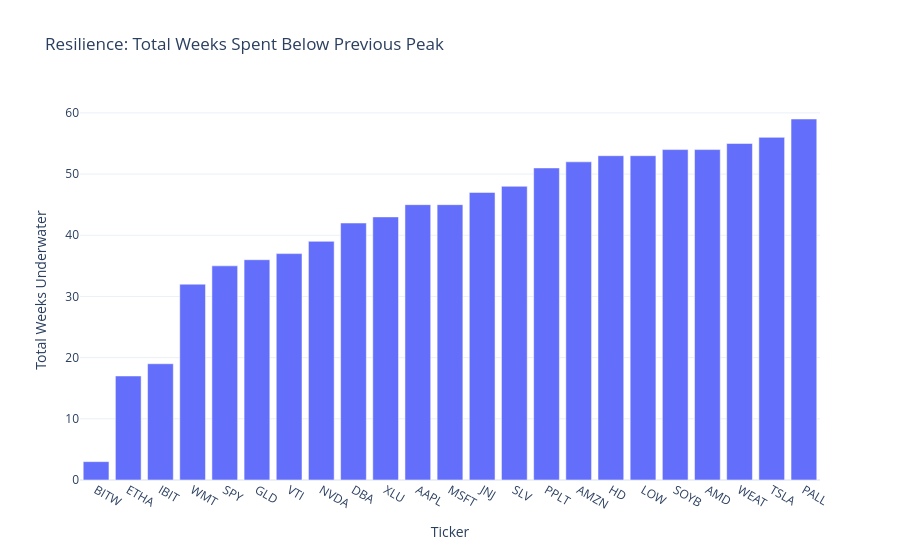

Notebook code for this chart:
### Code cell
calculate_resilience_recovery(combined_data)

### Figure 1 — Plotly figure (JSON) as saved in the notebook; plotly's stock layout.template omitted (floating-point values rounded to 4 significant figures)
{"data": [{"hovertemplate": "Ticker=%{x}<br>Total Weeks Underwater=%{y}<extra></extra>", "legendgroup": "", "marker": {"color": "#636efa", "pattern": {"shape": ""}}, "name": "", "orientation": "v", "showlegend": false, "textposition": "auto", "type": "bar", "x": ["BITW", "ETHA", "IBIT", "WMT", "SPY", "GLD", "VTI", "NVDA", "DBA", "XLU", "AAPL", "MSFT", "JNJ", "SLV", "PPLT", "AMZN", "HD", "LOW", "SOYB", "AMD", "WEAT", "TSLA", "PALL"], "xaxis": "x", "y": [3, 17, 19, 32, 35, 36, 37, 39, 42, 43, 45, 45, 47, 48, 51, 52, 53, 53, 54, 54, 55, 56, 59], "yaxis": "y"}], "layout": {"barmode": "relative", "legend": {"tracegroupgap": 0}, "title": {"text": "Resilience: Total Weeks Spent Below Previous Peak"}, "xaxis": {"anchor": "y", "domain": [0, 1], "title": {"text": "Ticker"}}, "yaxis": {"anchor": "x", "domain": [0, 1], "title": {"text": "Total Weeks Underwater"}}}}
